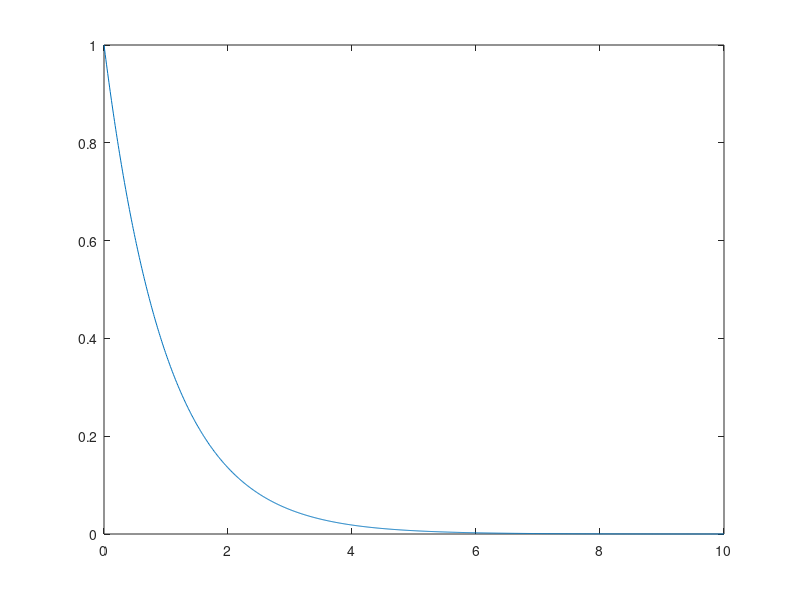

Here is the MATLAB script that generated this plot: (Note: this script raises an error after producing the figure.)
x=linspace(0,10,1000);
plot(x,exp(-x));

a=0.2;
#Para graficar f(ax)
f=fopen('DatosPractica2.dat','r');
mat=fscanf(f,'%f',[2,Inf]);
mat=mat';

for i = 1:45;
  hold on
  x = linspace(mat(i,1),mat(i+1,1),20);
  plot(x,interpola(a.*x),'Color',[0.51, 0.82, 0.24])
  hold off
  
endfor


#Aca quiero ver donde intersectan:
x1=0;
x2=10;
while x2-x1>0.00000000001
  x3=(x1+x2)/2;
  y1=exp(-x1)-interpola(a.*x1);
  y2=exp(-x2)-interpola(a.*x2);
  y3=exp(-x3)-interpola(a.*x3);
  if y1>0 && y3>0
   x1=x3;
   elseif y2<0 && y3<0
      x3=x2;
 endif
endwhile
xr=x3;


hold on
plot(xr,exp(-xr),'*');
xlabel('x')
ylabel('y')
hold off